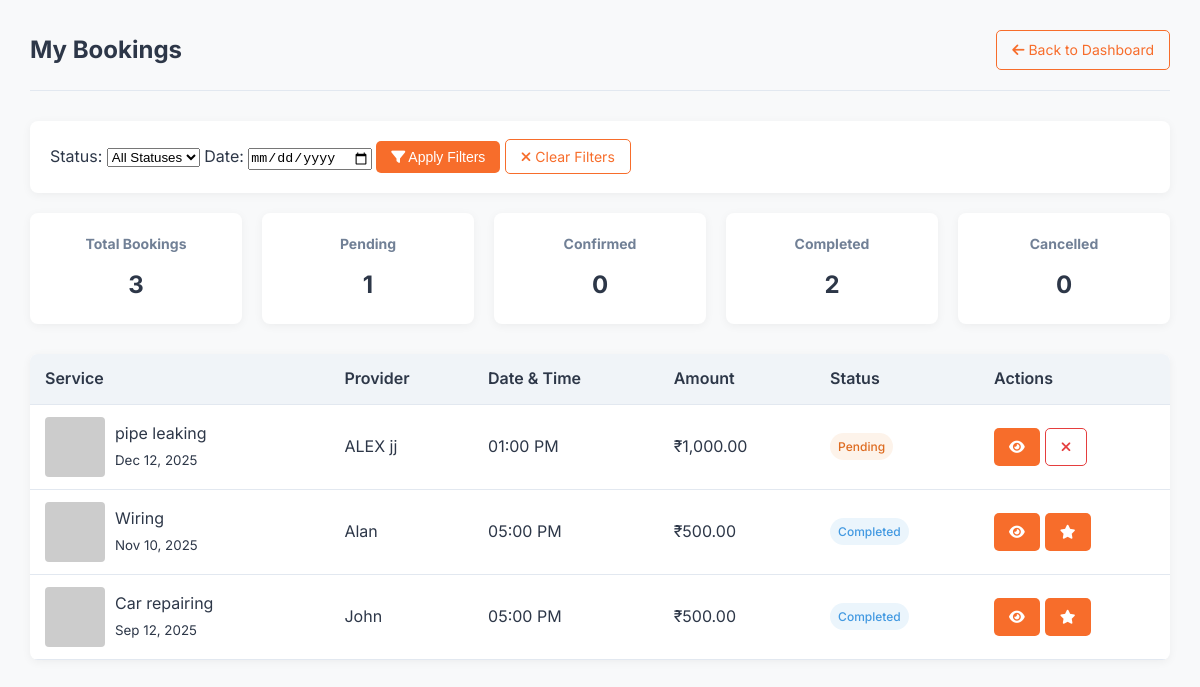
Page /localservice-main/customer_bookings.php (signed in) on the committed database.
### tables this page shows
CREATE TABLE `bookings` (
  `id` int(11) NOT NULL,
  `user_id` int(11) NOT NULL,
  `provider_id` int(11) NOT NULL,
  `service_id` int(11) NOT NULL,
  `booking_date` datetime NOT NULL,
  `address` text NOT NULL,
  `amount` decimal(10,2) NOT NULL,
  `status` enum('pending','confirmed','completed','cancelled','rejected') DEFAULT 'pending',
  `cancellation_reason` text DEFAULT NULL,
  `payment_type` enum('cash','later') NOT NULL DEFAULT 'cash',
  `payment_status` enum('pending','paid','unpaid') DEFAULT 'pending',
  `admin_notes` text DEFAULT NULL,
  `customer_notes` text DEFAULT NULL,
  `provider_notes` text DEFAULT NULL,
  `created_at` timestamp NOT NULL DEFAULT current_timestamp()
);

CREATE TABLE `services` (
  `id` int(11) NOT NULL,
  `name` varchar(100) NOT NULL,
  `category_id` int(11) NOT NULL,
  `description` text NOT NULL,
  `base_price` decimal(10,2) NOT NULL,
  `duration_minutes` int(11) NOT NULL,
  `image` varchar(255) DEFAULT NULL,
  `created_at` timestamp NOT NULL DEFAULT current_timestamp()
);

CREATE TABLE `users` (
  `id` int(11) NOT NULL,
  `name` varchar(100) NOT NULL,
  `email` varchar(100) NOT NULL,
  `password` varchar(255) NOT NULL,
  `role` enum('admin','provider','customer') NOT NULL,
  `phone` varchar(20) NOT NULL,
  `address` text NOT NULL,
  `city` varchar(100) NOT NULL,
  `state` varchar(100) NOT NULL,
  `pincode` varchar(20) NOT NULL,
  `profile_image` varchar(255) DEFAULT NULL,
  `is_active` tinyint(1) DEFAULT 1,
  `created_at` timestamp NOT NULL DEFAULT current_timestamp(),
  `updated_at` timestamp NOT NULL DEFAULT current_timestamp() ON UPDATE current_timestamp()
);

### localservice-main/customer_bookings.php (the view, shortened to what this page needs)
<?php
include 'db.php';
$customer_id = $_SESSION['user']['id'];
$status_filter = isset($_GET['status']) ? $_GET['status'] : 'all';
$date_filter = isset($_GET['date']) ? $_GET['date'] : '';
$query = "
    SELECT
        b.*,
        s.name AS service_name,
        s.image AS service_image,
        u.name AS provider_name,
        b.cancellation_reason
    FROM bookings b
    JOIN services s ON b.service_id = s.id
    JOIN users u ON b.provider_id = u.id
    WHERE b.user_id = ?
";
$params = [$customer_id];
$types = "i";
$query .= " ORDER BY b.booking_date DESC";
$stmt = $conn->prepare($query);
$stmt->bind_param($types, ...$params);
$stmt->execute();
$bookings = $stmt->get_result();
$counts = $conn->query("
    SELECT
        COUNT(*) as total,
        SUM(status = 'pending') as pending,
        SUM(status = 'confirmed') as confirmed,
        SUM(status = 'completed') as completed,
        SUM(status = 'cancelled') as cancelled
    FROM bookings
    WHERE user_id = $customer_id
")->fetch_assoc();
?>
<!DOCTYPE html>
<html lang="en">
<head>
    <link rel="stylesheet" href="https://cdnjs.cloudflare.com/ajax/libs/font-awesome/6.4.0/css/all.min.css">
</head>
<body>
    <div class="dashboard-container">
        <div class="main-content">
            <div class="header">
                <h1>My Bookings</h1>
                <a href="customer_dashboard.php" class="btn btn-outline">
                    <i class="fas fa-arrow-left"></i> Back to Dashboard
                </a>
            </div>
            <div class="filter-controls">
                <form method="GET" class="row">
                    <div class="filter-group">
                        <label for="status">Status:</label>
                        <select name="status" id="status">
                            <option value="all" <?= $status_filter === 'all' ? 'selected' : '' ?>>All Statuses</option>
                        </select>
                        <label for="date">Date:</label>
                        <input type="date" name="date" id="date" value="<?= htmlspecialchars($date_filter) ?>">
                    <button type="submit" class="btn btn-primary">
                        <i class="fas fa-filter"></i> Apply Filters
                    </button>
                    <a href="customer_bookings.php" class="btn btn-outline">
                        <i class="fas fa-times"></i> Clear Filters
                    </a>
                       </div>
                </form>
            </div>
            <div class="dashboard-cards">
                <div class="stat-card" onclick="filterByStatus('all')">
                    <h3>Total Bookings</h3>
                    <p><?= $counts['total'] ?></p>
                </div>
                <div class="stat-card" onclick="filterByStatus('pending')">
                    <h3>Pending</h3>
                    <p><?= $counts['pending'] ?></p>
                </div>
                <div class="stat-card" onclick="filterByStatus('confirmed')">
                    <h3>Confirmed</h3>
                    <p><?= $counts['confirmed'] ?></p>
                </div>
                <div class="stat-card" onclick="filterByStatus('completed')">
                    <h3>Completed</h3>
                    <p><?= $counts['completed'] ?></p>
                </div>
                <div class="stat-card" onclick="filterByStatus('cancelled')">
                    <h3>Cancelled</h3>
                    <p><?= $counts['cancelled'] ?></p>
                </div>
            </div>
            <table class="data-table">
                <thead>
                    <tr>
                        <th>Service</th>
                        <th>Provider</th>
                        <th>Date & Time</th>
                        <th>Amount</th>
                        <th>Status</th>
                        <th>Actions</th>
                    </tr>
                </thead>
                <tbody>
                    <?php if ($bookings->num_rows > 0): ?>
                        <?php while ($booking = $bookings->fetch_assoc()): ?>
                            <tr>
                                <td>
                                    <div style="display: flex; align-items: center; gap: 10px;">
                                        <img src="<?= htmlspecialchars($booking['service_image'] ?? 'https://via.placeholder.com/60?text=Service') ?>"
                                             alt="<?= htmlspecialchars($booking['service_name']) ?>"
                                             class="service-image">
                                        <div>
                                            <div><?= htmlspecialchars($booking['service_name']) ?></div>
                                            <small><?= date('M d, Y', strtotime($booking['booking_date'])) ?></small>
                                        </div>
                                    </div>
                                </td>
                                <td><?= htmlspecialchars($booking['provider_name']) ?></td>
                                <td><?= date('h:i A', strtotime($booking['booking_date'])) ?></td>
                                <td>₹<?= number_format($booking['amount'], 2) ?></td>
                                <td>
                                    <span class="booking-status status-<?= strtolower($booking['status']) ?>">
                                        <?= ucfirst($booking['status']) ?>
                                    </span>
                                </td>
                                <td>
                                    <div class="action-buttons">
                                        <a href="view_booking.php?id=<?= $booking['id'] ?>" class="btn btn-primary">
                                            <i class="fas fa-eye"></i>
                                        </a>
                                        <?php if ($booking['status'] === 'pending' || $booking['status'] === 'confirmed'): ?>
                                            <button class="btn btn-outline cancel-btn"
                                                    style="color: var(--error); border-color: var(--error);"
                                                    onclick="showCancelModal(<?= $booking['id'] ?>)">
                                                <i class="fas fa-times"></i>
                                            </button>
                                        <?php endif; ?>
                                        <?php if ($booking['status'] === 'completed'): ?>
                                            <a href="rate_service.php?booking_id=<?= $booking['id'] ?>" class="btn btn-primary">
                                                <i class="fas fa-star"></i>
                                            </a>
                                        <?php endif; ?>
                                    </div>
                                </td>
                            </tr>
                        <?php endwhile; ?>
                    <?php endif; ?>
                </tbody>
            </table>
        </div>
    </div>
</body>
</html>

### localservice-main/customer_bookings.php (style rules this page uses)
:root { --primary: #f76d2b; --primary-dark: #e05b1a; --secondary: #2d3748; --accent: #f0f4f8; --text: #2d3748; --light-text: #718096; --border: #e2e8f0; --white: #ffffff; --success: #38a169; --warning: #dd6b20; --error: #e53e3e; }
* { margin: 0; padding: 0; box-sizing: border-box; }
body { font-family: 'Inter', sans-serif; background-color: #f8f9fa; color: var(--text); line-height: 1.6; }
.dashboard-container { display: flex; min-height: 100vh; }
.main-content { flex: 1; padding: 30px; }
.header { display: flex; justify-content: space-between; align-items: center; margin-bottom: 30px; padding-bottom: 20px; border-bottom: 1px solid var(--border); }
.header h1 { font-size: 24px; color: var(--secondary); }
.btn { padding: 8px 15px; border-radius: 5px; text-decoration: none; font-size: 14px; transition: all 0.3s; cursor: pointer; border: none; }
.btn-primary { background-color: var(--primary); color: white; }
.btn-outline { background-color: transparent; border: 1px solid var(--primary); color: var(--primary); }
.dashboard-cards { display: grid; grid-template-columns: repeat(auto-fill, minmax(200px, 1fr)); gap: 20px; margin-bottom: 30px; }
.stat-card { background-color: var(--white); border-radius: 8px; padding: 20px; box-shadow: 0 2px 10px rgba(0,0,0,0.05); text-align: center; cursor: pointer; transition: transform 0.3s; }
.stat-card h3 { font-size: 14px; color: var(--light-text); margin-bottom: 10px; }
.stat-card p { font-size: 24px; font-weight: 700; color: var(--secondary); }
.filter-controls { background-color: var(--white); padding: 20px; border-radius: 8px; box-shadow: 0 2px 10px rgba(0,0,0,0.05); margin-bottom: 20px; }
.data-table { width: 100%; border-collapse: collapse; background-color: var(--white); box-shadow: 0 2px 10px rgba(0,0,0,0.05); border-radius: 8px; overflow: hidden; }
.data-table th, .data-table td { padding: 12px 15px; text-align: left; border-bottom: 1px solid var(--border); }
.data-table th { background-color: var(--accent); color: var(--secondary); font-weight: 600; }
.booking-status { display: inline-block; padding: 4px 8px; border-radius: 20px; font-size: 12px; font-weight: 500; }
.status-pending { background-color: rgba(237, 137, 54, 0.1); color: var(--warning); }
.status-completed { background-color: rgba(66, 153, 225, 0.1); color: #4299e1; }
.action-buttons { display: flex; gap: 5px; }
.service-image { width: 60px; height: 60px; object-fit: cover; border-radius: 4px; }

### rows in the picture
bookings: service.name "pipe leaking", booking_date "Dec 12, 2025", provider.name "ALEX jj", booking_date "01:00 PM", amount "1,000.00", status "Pending"
bookings: service.name "Wiring", booking_date "Nov 10, 2025", provider.name "Alan", booking_date "05:00 PM", amount "500.00", status "Completed"
bookings: service.name "Car repairing", booking_date "Sep 12, 2025", provider.name "John", booking_date "05:00 PM", amount "500.00", status "Completed"

### other values in the picture
$counts['total'] "3"
$counts['pending'] "1"
$counts['confirmed'] "0"
$counts['completed'] "2"
$counts['cancelled'] "0"
